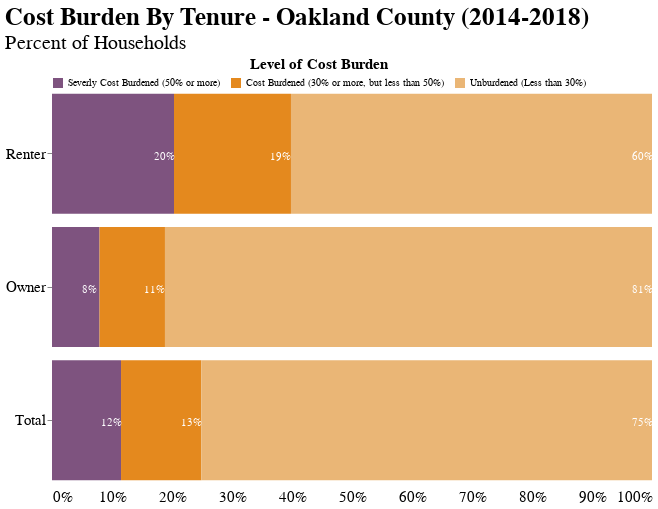

Notebook code cell kept with this figure:
### Markdown cell above
### **Cost Burden by Tenure**

### Code cell
tenure_ord = ['Renter', 'Owner', 'Total']

cols = list(cost_burden_tenure_df.columns)
labelTitle = 'Level of Cost Burden'
tooltipTitle = 'Cost Burdened Households'
col_sort_order = tenure_ord

bars = createBars(cost_burden_tenure_df, cols, county, labelTitle, tooltipTitle, col_sort_order)
text = createText(cost_burden_tenure_df, cols, county, labelTitle, col_sort_order)

(bars + text
 ).properties(width=600, height=400, title={"text" : 'Cost Burden By Tenure - ' +f'{county} (2014-2018)',
                          "subtitle" : 'Percent of Households',
                          "fontSize": 25,
                          "subtitleFontSize":20,
                          "anchor":"start"}
).configure_view(strokeWidth=0
).configure_axis(labelFontSize=15, 
                 grid=False, domain=False,labelLimit=250
).configure_legend(labelLimit=0)

### Figure 1 — Vega-Lite specification as saved in the notebook (floating-point values rounded to 4 significant figures; data arrays with more than 128 entries replaced by an {"elided": "..."} marker saying what was removed)
{"config": {"view": {"continuousWidth": 400, "continuousHeight": 300, "strokeWidth": 0}, "axis": {"domain": false, "grid": false, "labelFontSize": 15, "labelLimit": 250}, "legend": {"labelLimit": 0}}, "layer": [{"mark": "bar", "encoding": {"color": {"type": "nominal", "field": "cost_burden", "legend": {"direction": "horizontal", "legendY": -30, "orient": "none", "title": "Level of Cost Burden", "titleAnchor": "middle", "titleFontSize": 15}, "scale": {"domain": ["Severly Cost Burdened (50% or more)", "Cost Burdened (30% or more, but less than 50%)", "Unburdened (Less than 30%)"], "range": ["#7e537f", "#e4891e", "#eab676"]}}, "order": {"type": "quantitative", "field": "cost_burden_index", "sort": "ascending"}, "tooltip": [{"type": "nominal", "field": "cost_burden"}, {"type": "quantitative", "field": "value", "title": "Cost Burdened Households"}, {"type": "quantitative", "field": "pct", "format": "0.0%", "title": "Percent"}], "x": {"type": "quantitative", "axis": {"format": "%", "ticks": false, "title": ""}, "field": "pct", "stack": "zero"}, "y": {"type": "nominal", "axis": {"title": ""}, "field": "tenure", "sort": ["Renter", "Owner", "Total"]}}, "transform": [{"joinaggregate": [{"op": "sum", "field": "value", "as": "total"}], "groupby": ["tenure", "county"]}, {"calculate": "(datum.value / datum.total)", "as": "pct"}, {"filter": "(datum.county === 'Oakland County')"}]}, {"mark": {"type": "text", "color": "white", "dx": -10, "dy": 3}, "encoding": {"detail": {"type": "quantitative", "field": "pct"}, "order": {"type": "quantitative", "field": "cost_burden_index", "sort": "ascending"}, "text": {"type": "quantitative", "field": "pct", "format": ".0%"}, "x": {"type": "quantitative", "axis": {"format": ".1%", "ticks": false, "title": ""}, "field": "pct", "stack": "zero"}, "y": {"type": "nominal", "axis": {"title": ""}, "field": "tenure", "sort": ["Renter", "Owner", "Total"]}}, "transform": [{"joinaggregate": [{"op": "sum", "field": "value", "as": "total"}], "groupby": ["tenure", "county"]}, {"calculate": "(datum.value / datum.total)", "as": "pct"}, {"filter": "(datum.county === 'Oakland County')"}]}], "data": {"name": "data-8fb1a2edce844a88aaaa29d0396bbbf6"}, "height": 400, "title": {"text": "Cost Burden By Tenure - Oakland County (2014-2018)", "subtitle": "Percent of Households", "fontSize": 25, "subtitleFontSize": 20, "anchor": "start"}, "width": 600, "$schema": "https://vega.github.io/schema/vega-lite/v4.8.1.json", "datasets": {"data-8fb1a2edce844a88aaaa29d0396bbbf6": {"elided": "747 records"}}}
